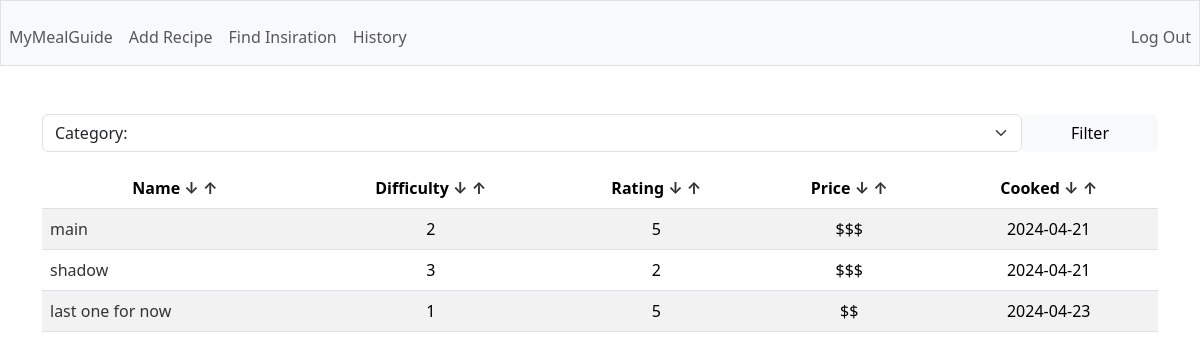
The page / (signed in) on the database its author committed.
### tables this page shows
CREATE TABLE recipes (
        id INTEGER PRIMARY KEY AUTOINCREMENT,
        user_id INTEGER,
        name TEXT NOT NULL,
        description TEXT,
        total_time INTEGER,
        category TEXT,
        instructions TEXT,
        difficulty INTEGER,
        rating INTEGER,
        price TEXT,
        last_cooked DATE,
        FOREIGN KEY(user_id) REFERENCES users(id)
    );

### app.py (the view)
@app.route('/')
@login_required
def home():
    category = request.args.get('category')
    if category:
        rows = g.c.execute('SELECT id, name, category, difficulty, rating, price, last_cooked FROM recipes WHERE user_id = ? AND category = ?', (session['user_id'], category)).fetchall()
        return render_template('index.html', rows=rows, columns=COLUMNS, categories=CATEGORIES, category=category.capitalize())
    else:
        rows = g.c.execute('SELECT id, name, category, difficulty, rating, price, last_cooked FROM recipes WHERE user_id = ?', (session['user_id'],)).fetchall()
        return render_template('index.html', rows=rows, columns=COLUMNS, categories=CATEGORIES)

### app.py (called while the page is built)
@app.before_request
def before_request():
    g.db = sqlite3.connect('database.db')
    g.c = g.db.cursor()

@app.teardown_request
def teardown_request(exception):
    db = getattr(g, 'db', None)
    if db is not None:
        db.close()

@app.after_request
def after_request(response):
    response.headers['Cache-Control'] = 'no-cache, no-store, must-revalidate'
    response.headers['Pragma'] = 'no-cache'
    response.headers['Expires'] = '0'
    return response

### helpers.py (called while the page is built)
def login_required(f):
    @wraps(f)
    def decorated_function(*args, **kwargs):
        if session.get('user_id') is None:
            return redirect('/login')
        return f(*args, **kwargs)
    return decorated_function

### templates/index.html (shortened to what this page needs)
{% extends "layout.html" %} {% block title %} Homepage {% endblock %} {% block
main %}
<div class="mb-3">
  <form action="/" method="GET" class="d-flex">
    <select
      name="category"
      class="form-select"
      aria-label="Default select example"
    >
      {% if category %}
      <option selected disabled>Category: {{ category }}</option>
      {% else %}
      <option selected disabled>Category:</option>
      {% endif %}
    </select>
    <button class="btn btn-light d-block px-5" type="submit">Filter</button>
  </form>
</div>
<table class="table table-striped">
  <thead>
    <tr>
      {% for c in columns %}
      <th scope="col">
        {{ c.capitalize() }}
        <a href="{{ url_for('sort', column=c, way='ASC')}}">↓</a>
        <a href="{{ url_for('sort', column=c, way='DESC')}}">↑</a>
      </th>
      {% endfor %}
    </tr>
  </thead>
  <tbody>
    {% for row in rows: %}
    <tr>
      <td class="text-start">
        <a href="/recipe/{{ row[0] }}">{{ row[1] }}</a>
      </td>
      <td>{{ row[3] }}</td>
      <td>{{ row[4] }}</td>
      <td>{{ row[5] }}</td>
      <td>{{ row[6] }}</td>
    </tr>
    {% endfor %}
  </tbody>
</table>
{% endblock %}

### static/styles.css (style rules this page uses)
a { text-decoration: none; color: #333; }

### rows shown on the page
recipes: name "main", difficulty "2", rating "5", price "$$$", last_cooked "2024-04-21"
recipes: name "shadow", difficulty "3", rating "2", price "$$$", last_cooked "2024-04-21"
recipes: name "last one for now", difficulty "1", rating "5", price "$$", last_cooked "2024-04-23"

### other values the page prints
{{ c.capitalize() }} "Name" "Difficulty" "Rating" "Price" "Cooked"
